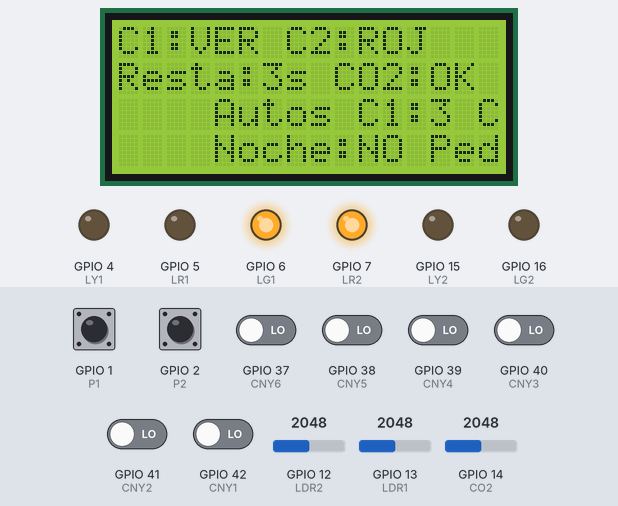
Simulated run of this sketch. Board: ESP32-S3. On the bench: 16×4 character LCD, output pins drawn as LEDs (lit = HIGH). The inputs (shaded band) are chosen by the test bench; at power-on: GPIO 1 (P1), GPIO 2 (P2) HIGH, GPIO 37 (CNY6), GPIO 38 (CNY5), GPIO 39 (CNY4), GPIO 40 (CNY3), GPIO 41 (CNY2), GPIO 42 (CNY1) LOW, GPIO 14 (CO2) = 2048, GPIO 12 (LDR2) = 2048, GPIO 13 (LDR1) = 2048. What the sketch prints to the serial monitor is not drawn.

Above: at 3.0 s.
3.1 s: GPIO 1 (P1) pulled LOW for 0.15 s
At 4.5 s:
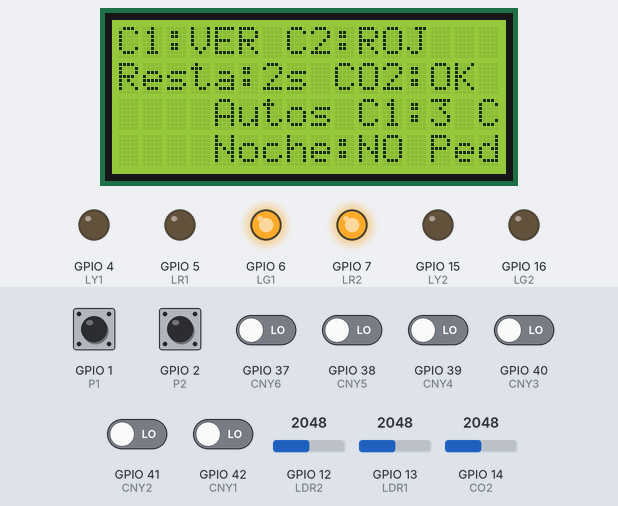
6.2 s: GPIO 14 (CO2) set to 2426
9.2 s: GPIO 14 (CO2) set to 2550
At 12.0 s:
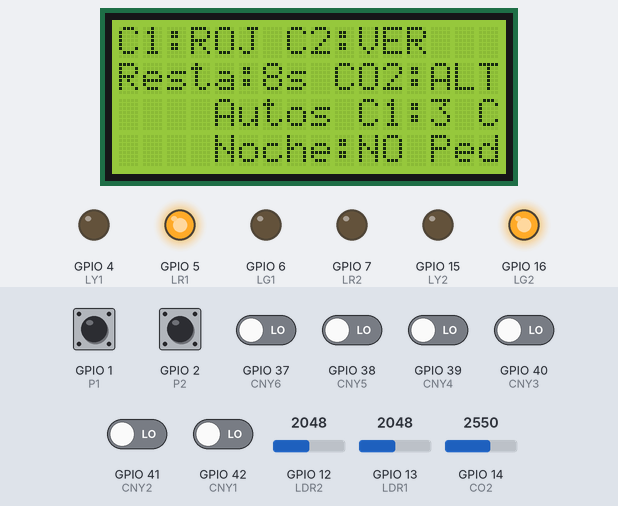
12.2 s: GPIO 2 (P2) pulled LOW for 0.15 s
15.3 s: GPIO 14 (CO2) set to 2460
At 16.8 s:
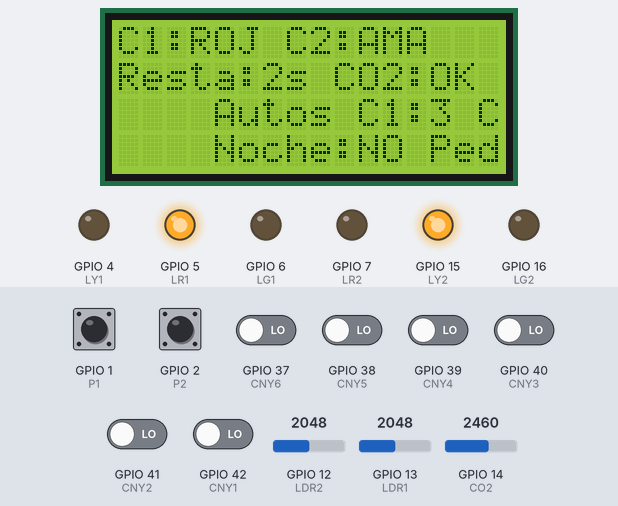
18.3 s: GPIO 40 (CNY3) driven HIGH
At 19.5 s:
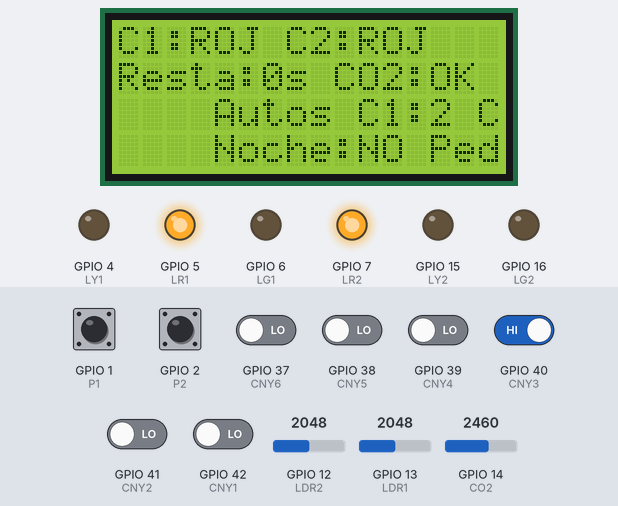
Timing chart, 0 to 30.5 s (numbered marks = the images above; inputs shaded):
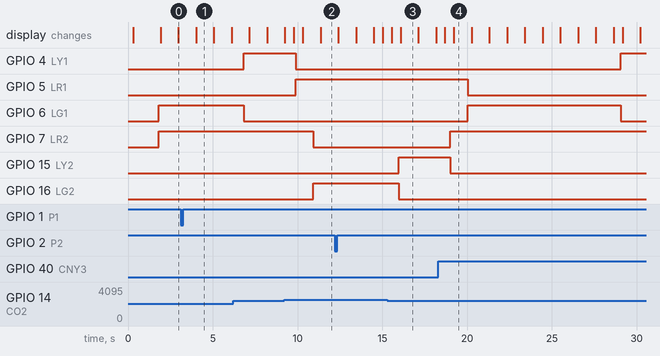

The sketch:

SmartCity_Maqueta.ino
```cpp
/* ============================================================================
   CIUDAD AUTOADAPTABLE (SMART CITY) - MAQUETA CON ESP32
   ============================================================================
   Placa: ESP32-S3 (usa GPIO hasta el 42, por eso no es un ESP32 clasico)

   DESCRIPCION GENERAL
   --------------------
   La maqueta representa un cruce de dos calles perpendiculares:

     - CALLE 1 (horizontal, arriba en la foto): controlada por el
       Semaforo 1 (LR1/LY1/LG1). Antes del cruce peatonal hay 3 sensores
       infrarrojos (CNY1, CNY2, CNY3) que detectan vehiculos (objetos
       blancos) aproximandose. Junto al semaforo hay un sensor de luz
       LDR1 y un boton peatonal P1.

     - CALLE 2 (vertical, izquierda en la foto): controlada por el
       Semaforo 2 (LR2/LY2/LG2), con sus propios sensores CNY4, CNY5,
       CNY6, su LDR2 y su boton peatonal P2.

   Como las dos calles comparten la misma interseccion, NUNCA deben estar
   ambas en verde al mismo tiempo. El sistema funciona como una maquina
   de estados que va alternando el verde entre la Calle 1 y la Calle 2,
   con una fase amarilla y una fase "todo en rojo" de seguridad entre
   cada cambio (para dar tiempo a que la interseccion quede despejada).

   COMPORTAMIENTO "AUTOADAPTABLE":
     1. TRAFICO: mientras una calle esta en verde, se cuentan cuantos
        sensores CNY de ESA calle detectan vehiculos. Si hay cola, el
        tiempo de verde se alarga (hasta un maximo).
     2. PEATONES: al pulsar P1 o P2 (uno solo) se marca una "solicitud
        peatonal" que acorta el verde de los autos de esa calle.
     3. LUZ AMBIENTE (LDR1/LDR2): de noche se atenuan los LEDs (PWM).
     4. CALIDAD DE AIRE (CO2): si el CO2 es alto, se reduce el verde
        maximo para favorecer la rotacion del trafico.
     5. PANTALLA LCD I2C 16x4: como una sola pantalla no alcanza para
        mostrar el detalle de los 6 sensores CNY + 2 LDR + CO2 + estado
        de ambos semaforos, la informacion se reparte en 4 "modos" de
        pantalla. Para cambiar de pantalla se pulsan P1 y P2 AL MISMO
        TIEMPO (esto es distinto de pulsarlos por separado, que sigue
        sirviendo para pedir el cruce peatonal normal). Cada combo
        avanza una pantalla y al llegar a la ultima vuelve a la primera.

   NOTAS IMPORTANTES DE HARDWARE (leer antes de conectar):
     - Los pines LDR1(13), LDR2(12) y CO2(14) se leen con analogRead().
       En muchos ESP32 estos pines pertenecen al ADC2, que NO se puede
       usar de forma fiable al mismo tiempo que el WiFi esta activo.
       Este sketch NO usa WiFi, asi que no hay conflicto.
     - El pin P1 = GPIO1 y P2 = GPIO2. En algunas variantes el pin 1
       puede coincidir con TX0 de un Serial de depuracion. Si el boton
       P1 no responde bien, revisa que no este compartido con Serial.
     - CNY4(39), CNY5(38), CNY6(37): en el ESP32 clasico estos pines
       son "solo entrada" y no tienen resistencias pull-up/pull-down
       internas. Si detectas lecturas inestables, agrega una resistencia
       externa de 10k a 3.3V.
     - Los sensores CNY detectan objetos blancos/reflectantes. Por
       defecto este codigo asume que el sensor entrega LOW (0) cuando SI
       detecta un objeto. Si tu modulo funciona al reves, cambia la
       constante CNY_ACTIVO_EN_BAJO a false.
     - Instala la libreria "LiquidCrystal I2C" (autor: Frank de
       Brabander) desde el Gestor de Librerias de Arduino IDE.
     - Verifica la direccion I2C de tu pantalla (normalmente 0x27 o
       0x3F).
   ========================================================================= */

#include <Wire.h>
#include <LiquidCrystal_I2C.h>

// ============================================================================
// 1. DEFINICION DE PINES (tal como estan cableados en la maqueta)
// ============================================================================

// --- Sensores de luz ambiente (analogicos) ---
#define LDR1 13   // Sensor de luz semaforo 1
#define LDR2 12   // Sensor de luz semaforo 2

// --- Sensor de calidad de aire (analogico) ---
#define CO2  14

// --- Botones peatonales (digitales) ---
#define P1   1    // Boton peaton calle 1
#define P2   2    // Boton peaton calle 2

// --- Sensores infrarrojos de vehiculos (digitales) ---
#define CNY1 42   // Calle 1 - sensor lejano
#define CNY2 41   // Calle 1 - sensor intermedio
#define CNY3 40   // Calle 1 - sensor mas cercano al cruce
#define CNY4 39   // Calle 2 - sensor lejano
#define CNY5 38   // Calle 2 - sensor intermedio
#define CNY6 37   // Calle 2 - sensor mas cercano al cruce

// --- Semaforo 1 (calle horizontal) ---
#define LR1  5    // Rojo
#define LY1  4    // Amarillo
#define LG1  6    // Verde

// --- Semaforo 2 (calle vertical) ---
#define LR2  7    // Rojo
#define LY2  15   // Amarillo
#define LG2  16   // Verde

// ============================================================================
// 2. CONFIGURACION DE LA PANTALLA LCD I2C (16 columnas x 4 filas)
// ============================================================================
LiquidCrystal_I2C lcd(0x27, 16, 4);

// ============================================================================
// 3. PARAMETROS AJUSTABLES DEL SISTEMA
// ============================================================================

const bool CNY_ACTIVO_EN_BAJO = true;

const unsigned long VERDE_MINIMO       = 5000;
const unsigned long VERDE_MAXIMO       = 15000;
const unsigned long EXTENSION_POR_AUTO = 2000;
const unsigned long TIEMPO_AMARILLO    = 3000;
const unsigned long TIEMPO_TODO_ROJO   = 1000;

const int UMBRAL_NOCHE = 800;
const int BRILLO_DIA   = 255;
const int BRILLO_NOCHE = 60;
const int UMBRAL_CO2_ALTO = 2500;

const unsigned long DEBOUNCE_MS = 200;

// Ventana de tiempo (ms) dentro de la cual, si P1 y P2 bajan los dos,
// se considera una pulsacion "combo" en vez de dos pulsaciones sueltas.
const unsigned long VENTANA_COMBO = 150;

// Cuantas pantallas de informacion existen (ver actualizarLCD)
const int NUM_MODOS_PANTALLA = 4;

// ============================================================================
// 4. MAQUINA DE ESTADOS DEL CRUCE
// ============================================================================
enum EstadoCruce {
  VERDE_CALLE1,
  AMARILLO_CALLE1,
  TODO_ROJO_1a2,
  VERDE_CALLE2,
  AMARILLO_CALLE2,
  TODO_ROJO_2a1
};

EstadoCruce estadoActual = VERDE_CALLE1;
unsigned long tiempoInicioFase = 0;
unsigned long duracionVerdeCalculada = VERDE_MINIMO;

// ============================================================================
// 5. VARIABLES DE ESTADO DE ENTRADAS
// ============================================================================
bool solicitudPeaton1 = false;
bool solicitudPeaton2 = false;

// --- Variables para distinguir pulsacion individual vs combo ---
bool p1PendienteConfirmar = false;   // P1 bajo y estamos esperando ver si P2 tambien baja
bool p2PendienteConfirmar = false;   // P2 bajo y estamos esperando ver si P1 tambien baja
unsigned long tiempoP1Bajo = 0;      // instante (millis) en que P1 bajo
unsigned long tiempoP2Bajo = 0;      // instante (millis) en que P2 bajo
int estadoAnteriorP1 = HIGH;
int estadoAnteriorP2 = HIGH;
unsigned long ultimoDebounceP1 = 0;
unsigned long ultimoDebounceP2 = 0;
bool comboEnCurso = false;           // evita repetir el cambio de modo mientras se mantienen pulsados

bool modoNoche = false;
int co2Actual = 0;

// --- Snapshot de sensores, se actualiza cada vuelta del loop y se usa
//     tanto para la logica como para mostrarlo en pantalla ---
int luz1Actual = 0;
int luz2Actual = 0;
bool cny1Detecta = false, cny2Detecta = false, cny3Detecta = false;
bool cny4Detecta = false, cny5Detecta = false, cny6Detecta = false;
int autosCalle1Actual = 0;
int autosCalle2Actual = 0;

// --- Que pantalla de informacion se esta mostrando ahora mismo (0 a 3) ---
int modoPantalla = 0;

// ============================================================================
// SETUP
// ============================================================================
void setup() {
  Serial.begin(115200);
  delay(200);
  Serial.println(F("Iniciando Ciudad Autoadaptable..."));

  pinMode(LDR1, INPUT);
  pinMode(LDR2, INPUT);
  pinMode(CO2, INPUT);

  pinMode(P1, INPUT_PULLUP);
  pinMode(P2, INPUT_PULLUP);

  pinMode(CNY1, INPUT);
  pinMode(CNY2, INPUT);
  pinMode(CNY3, INPUT);
  pinMode(CNY4, INPUT);
  pinMode(CNY5, INPUT);
  pinMode(CNY6, INPUT);

  pinMode(LR1, OUTPUT);
  pinMode(LY1, OUTPUT);
  pinMode(LG1, OUTPUT);
  pinMode(LR2, OUTPUT);
  pinMode(LY2, OUTPUT);
  pinMode(LG2, OUTPUT);

  Wire.begin();
  lcd.init();
  lcd.backlight();
  lcd.clear();
  lcd.setCursor(0, 0);
  lcd.print(F("Ciudad Autoadapt."));
  lcd.setCursor(0, 1);
  lcd.print(F("Inicializando..."));
  delay(1500);
  lcd.clear();

  tiempoInicioFase = millis();
  duracionVerdeCalculada = VERDE_MINIMO;
  aplicarSemaforos();
}

// ============================================================================
// LOOP PRINCIPAL
// ============================================================================
void loop() {
  leerSensoresDetalle();       // lee LDRs, CNYs y cuenta autos (para logica y pantalla)
  leerBotones();                // detecta P1, P2 y combos P1+P2
  actualizarModoNoche();
  leerCO2();
  actualizarMaquinaEstados();
  actualizarLCD();

  delay(50);
}

// ============================================================================
// LECTURA DETALLADA DE SENSORES (se guarda en variables globales para que
// tanto la maquina de estados como la pantalla usen los mismos datos)
// ============================================================================
void leerSensoresDetalle() {
  luz1Actual = analogRead(LDR1);
  luz2Actual = analogRead(LDR2);

  cny1Detecta = cnyDetecta(CNY1);
  cny2Detecta = cnyDetecta(CNY2);
  cny3Detecta = cnyDetecta(CNY3);
  cny4Detecta = cnyDetecta(CNY4);
  cny5Detecta = cnyDetecta(CNY5);
  cny6Detecta = cnyDetecta(CNY6);

  autosCalle1Actual = (cny1Detecta ? 1 : 0) + (cny2Detecta ? 1 : 0) + (cny3Detecta ? 1 : 0);
  autosCalle2Actual = (cny4Detecta ? 1 : 0) + (cny5Detecta ? 1 : 0) + (cny6Detecta ? 1 : 0);
}

bool cnyDetecta(int pin) {
  int lectura = digitalRead(pin);
  return CNY_ACTIVO_EN_BAJO ? (lectura == LOW) : (lectura == HIGH);
}

// ============================================================================
// LECTURA DE BOTONES: distingue pulsacion individual (peticion peatonal)
// de pulsacion combinada P1+P2 (cambio de pantalla)
// ============================================================================
void leerBotones() {
  int lecturaP1 = digitalRead(P1);
  int lecturaP2 = digitalRead(P2);

  // --- Deteccion de flancos de bajada (HIGH -> LOW) de cada boton ---
  if (lecturaP1 == LOW && estadoAnteriorP1 == HIGH &&
      (millis() - ultimoDebounceP1) > DEBOUNCE_MS) {
    p1PendienteConfirmar = true;
    tiempoP1Bajo = millis();
    ultimoDebounceP1 = millis();
  }
  estadoAnteriorP1 = lecturaP1;

  if (lecturaP2 == LOW && estadoAnteriorP2 == HIGH &&
      (millis() - ultimoDebounceP2) > DEBOUNCE_MS) {
    p2PendienteConfirmar = true;
    tiempoP2Bajo = millis();
    ultimoDebounceP2 = millis();
  }
  estadoAnteriorP2 = lecturaP2;

  // --- Si los dos botones estan pendientes y bajaron dentro de la
  //     ventana de combo, es una pulsacion conjunta: cambiar pantalla ---
  if (p1PendienteConfirmar && p2PendienteConfirmar) {
    unsigned long diferencia = (tiempoP1Bajo > tiempoP2Bajo)
                                  ? (tiempoP1Bajo - tiempoP2Bajo)
                                  : (tiempoP2Bajo - tiempoP1Bajo);
    if (diferencia <= VENTANA_COMBO) {
      cambiarModoPantalla();
      p1PendienteConfirmar = false;
      p2PendienteConfirmar = false;
    }
  }

  // --- Si paso la ventana de combo y solo uno de los dos bajo,
  //     se confirma como pulsacion individual (peticion peatonal) ---
  if (p1PendienteConfirmar && (millis() - tiempoP1Bajo) > VENTANA_COMBO) {
    if (!p2PendienteConfirmar) {
      solicitudPeaton1 = true;
      Serial.println(F("Peaton solicito cruce en Calle 1"));
    }
    p1PendienteConfirmar = false;
  }

  if (p2PendienteConfirmar && (millis() - tiempoP2Bajo) > VENTANA_COMBO) {
    if (!p1PendienteConfirmar) {
      solicitudPeaton2 = true;
      Serial.println(F("Peaton solicito cruce en Calle 2"));
    }
    p2PendienteConfirmar = false;
  }

  // --- Evita que, si se mantienen los dos botones apretados, la
  //     pantalla siga avanzando modo tras modo sin soltar ---
  if (lecturaP1 == LOW && lecturaP2 == LOW) {
    comboEnCurso = true;
  } else {
    comboEnCurso = false;
  }
}

// Avanza a la siguiente pantalla de informacion (ciclico: 0,1,2,3,0,1...)
void cambiarModoPantalla() {
  modoPantalla = (modoPantalla + 1) % NUM_MODOS_PANTALLA;
  lcd.clear(); // limpieza total al cambiar de pantalla para no dejar residuos
  Serial.print(F("Cambio a pantalla: "));
  Serial.println(modoPantalla + 1);
}

// ============================================================================
// MODO NOCTURNO
// ============================================================================
void actualizarModoNoche() {
  int promedioLuz = (luz1Actual + luz2Actual) / 2;
  modoNoche = (promedioLuz < UMBRAL_NOCHE);
}

// ============================================================================
// LECTURA DEL SENSOR DE CO2
// ============================================================================
void leerCO2() {
  co2Actual = analogRead(CO2);
  // NOTA: valor crudo de ADC (0-4095). Para ppm reales se necesita la
  // curva de calibracion propia del sensor (ej. MQ-135).
}

// ============================================================================
// MAQUINA DE ESTADOS DEL CRUCE
// ============================================================================
void actualizarMaquinaEstados() {
  unsigned long transcurrido = millis() - tiempoInicioFase;

  switch (estadoActual) {

    case VERDE_CALLE1: {
      unsigned long limiteVerde = duracionVerdeCalculada;
      if (solicitudPeaton1 && limiteVerde > VERDE_MINIMO) {
        limiteVerde = VERDE_MINIMO;
      }
      if (transcurrido >= limiteVerde) {
        cambiarEstado(AMARILLO_CALLE1);
      }
      break;
    }

    case AMARILLO_CALLE1:
      if (transcurrido >= TIEMPO_AMARILLO) {
        cambiarEstado(TODO_ROJO_1a2);
      }
      break;

    case TODO_ROJO_1a2:
      if (transcurrido >= TIEMPO_TODO_ROJO) {
        if (solicitudPeaton1) solicitudPeaton1 = false;
        duracionVerdeCalculada = calcularDuracionVerde(autosCalle2Actual);
        cambiarEstado(VERDE_CALLE2);
      }
      break;

    case VERDE_CALLE2: {
      unsigned long limiteVerde = duracionVerdeCalculada;
      if (solicitudPeaton2 && limiteVerde > VERDE_MINIMO) {
        limiteVerde = VERDE_MINIMO;
      }
      if (transcurrido >= limiteVerde) {
        cambiarEstado(AMARILLO_CALLE2);
      }
      break;
    }

    case AMARILLO_CALLE2:
      if (transcurrido >= TIEMPO_AMARILLO) {
        cambiarEstado(TODO_ROJO_2a1);
      }
      break;

    case TODO_ROJO_2a1:
      if (transcurrido >= TIEMPO_TODO_ROJO) {
        if (solicitudPeaton2) solicitudPeaton2 = false;
        duracionVerdeCalculada = calcularDuracionVerde(autosCalle1Actual);
        cambiarEstado(VERDE_CALLE1);
      }
      break;
  }
}

unsigned long calcularDuracionVerde(int autosDetectados) {
  unsigned long duracion = VERDE_MINIMO + (autosDetectados * EXTENSION_POR_AUTO);

  unsigned long maximoPermitido = VERDE_MAXIMO;
  if (co2Actual >= UMBRAL_CO2_ALTO) {
    maximoPermitido = VERDE_MINIMO + (EXTENSION_POR_AUTO * 2);
  }

  if (duracion > maximoPermitido) duracion = maximoPermitido;
  if (duracion < VERDE_MINIMO) duracion = VERDE_MINIMO;
  return duracion;
}

void cambiarEstado(EstadoCruce nuevoEstado) {
  estadoActual = nuevoEstado;
  tiempoInicioFase = millis();
  aplicarSemaforos();
}

// ============================================================================
// APLICA EL ESTADO ACTUAL A LOS LEDS FISICOS
// ============================================================================
void aplicarSemaforos() {
  escribirLuz(LR1, false); escribirLuz(LY1, false); escribirLuz(LG1, false);
  escribirLuz(LR2, false); escribirLuz(LY2, false); escribirLuz(LG2, false);

  switch (estadoActual) {
    case VERDE_CALLE1:
      escribirLuz(LG1, true);
      escribirLuz(LR2, true);
      break;
    case AMARILLO_CALLE1:
      escribirLuz(LY1, true);
      escribirLuz(LR2, true);
      break;
    case TODO_ROJO_1a2:
      escribirLuz(LR1, true);
      escribirLuz(LR2, true);
      break;
    case VERDE_CALLE2:
      escribirLuz(LR1, true);
      escribirLuz(LG2, true);
      break;
    case AMARILLO_CALLE2:
      escribirLuz(LR1, true);
      escribirLuz(LY2, true);
      break;
    case TODO_ROJO_2a1:
      escribirLuz(LR1, true);
      escribirLuz(LR2, true);
      break;
  }
}

void escribirLuz(int pin, bool encendido) {
  if (!encendido) {
    analogWrite(pin, 0);
    return;
  }
  int brillo = modoNoche ? BRILLO_NOCHE : BRILLO_DIA;
  analogWrite(pin, brillo);
}

// ============================================================================
// PANTALLA LCD I2C (16x4) - 4 MODOS DE VISUALIZACION
// ============================================================================
// Se cambia de modo pulsando P1+P2 al mismo tiempo (ver leerBotones/
// cambiarModoPantalla). Cada modo llama a su propia funcion de dibujo.
void actualizarLCD() {
  static unsigned long ultimaActualizacion = 0;
  if (millis() - ultimaActualizacion < 500) return;
  ultimaActualizacion = millis();

  switch (modoPantalla) {
    case 0: dibujarPantallaResumen();   break;
    case 1: dibujarPantallaCalle1();    break;
    case 2: dibujarPantallaCalle2();    break;
    case 3: dibujarPantallaSistema();   break;
  }
}

// Escribe una fila completa, limpiandola primero para que nunca queden
// caracteres residuales de un texto mas largo mostrado antes.
void imprimirFila(int fila, String texto) {
  lcd.setCursor(0, fila);
  lcd.print(F("                ")); // 16 espacios: borra la fila
  lcd.setCursor(0, fila);
  if (texto.length() > 16) texto = texto.substring(0, 16);
  lcd.print(texto);
}

unsigned long duracionActualDeFase() {
  switch (estadoActual) {
    case VERDE_CALLE1:
    case VERDE_CALLE2:
      return duracionVerdeCalculada;
    case AMARILLO_CALLE1:
    case AMARILLO_CALLE2:
      return TIEMPO_AMARILLO;
    case TODO_ROJO_1a2:
    case TODO_ROJO_2a1:
      return TIEMPO_TODO_ROJO;
  }
  return VERDE_MINIMO;
}

long tiempoRestanteFase() {
  unsigned long transcurrido = millis() - tiempoInicioFase;
  long restante = (long)duracionActualDeFase() - (long)transcurrido;
  if (restante < 0) restante = 0;
  return restante / 1000;
}

String faseCortaCalle1() {
  switch (estadoActual) {
    case VERDE_CALLE1:    return "VER";
    case AMARILLO_CALLE1: return "AMA";
    default:              return "ROJ";
  }
}

String faseCortaCalle2() {
  switch (estadoActual) {
    case VERDE_CALLE2:    return "VER";
    case AMARILLO_CALLE2: return "AMA";
    default:              return "ROJ";
  }
}

String nombreFaseLarga() {
  switch (estadoActual) {
    case VERDE_CALLE1:    return "Verde C1";
    case AMARILLO_CALLE1: return "Amar. C1";
    case TODO_ROJO_1a2:   return "Rojo 1>2";
    case VERDE_CALLE2:    return "Verde C2";
    case AMARILLO_CALLE2: return "Amar. C2";
    case TODO_ROJO_2a1:   return "Rojo 2>1";
  }
  return "";
}

// --- MODO 1: Resumen general de todo el cruce ---
void dibujarPantallaResumen() {
  imprimirFila(0, "C1:" + faseCortaCalle1() + " C2:" + faseCortaCalle2() + "   M1");
  imprimirFila(1, "Resta:" + String(tiempoRestanteFase()) + "s CO2:" + (co2Actual >= UMBRAL_CO2_ALTO ? "ALTO" : "OK"));
  imprimirFila(2, "Autos C1:" + String(autosCalle1Actual) + " C2:" + String(autosCalle2Actual));
  imprimirFila(3, "Noche:" + String(modoNoche ? "SI" : "NO") + " Ped:" + String((solicitudPeaton1 || solicitudPeaton2) ? "SI" : "NO"));
}

// --- MODO 2: Detalle sensor por sensor de la Calle 1 ---
void dibujarPantallaCalle1() {
  imprimirFila(0, "--CALLE 1--   M2");
  imprimirFila(1, "LDR1:" + String(luz1Actual) + (modoNoche ? " NOC" : " DIA"));
  imprimirFila(2, "S1:" + String(cny1Detecta ? "C" : "_") +
                   " S2:" + String(cny2Detecta ? "C" : "_") +
                   " S3:" + String(cny3Detecta ? "C" : "_"));
  imprimirFila(3, "Autos:" + String(autosCalle1Actual) + " Bot:" + String(solicitudPeaton1 ? "SI" : "NO"));
}

// --- MODO 3: Detalle sensor por sensor de la Calle 2 ---
void dibujarPantallaCalle2() {
  imprimirFila(0, "--CALLE 2--   M3");
  imprimirFila(1, "LDR2:" + String(luz2Actual) + (modoNoche ? " NOC" : " DIA"));
  imprimirFila(2, "S4:" + String(cny4Detecta ? "C" : "_") +
                   " S5:" + String(cny5Detecta ? "C" : "_") +
                   " S6:" + String(cny6Detecta ? "C" : "_"));
  imprimirFila(3, "Autos:" + String(autosCalle2Actual) + " Bot:" + String(solicitudPeaton2 ? "SI" : "NO"));
}

// --- MODO 4: Estado general del sistema / ambiente ---
void dibujarPantallaSistema() {
  imprimirFila(0, "--SISTEMA--   M4");
  imprimirFila(1, "CO2 crudo:" + String(co2Actual));
  imprimirFila(2, "Luz1:" + String(luz1Actual) + " Luz2:" + String(luz2Actual));
  imprimirFila(3, nombreFaseLarga() + " " + String(tiempoRestanteFase()) + "s");
}
```

Measured:
- the behaviour switches between 2499 and 2500 on GPIO 14 (CO2) (found by bisection; images 1 and 2)
- after the input at 9.2 s, the display: first differs from a run without the input after 0.58 s (image 2 shows a later state)
- after the input at 15.3 s, the display: first changes after 0.25 s (image 3 shows a later state)
- after the input at 18.3 s, GPIO 4 (LY1): LOW → HIGH after 10.7 s instead of 12.8 s
- what the display in image 1 shows lasts 1.1 s, from 4.0 s to 5.1 s
